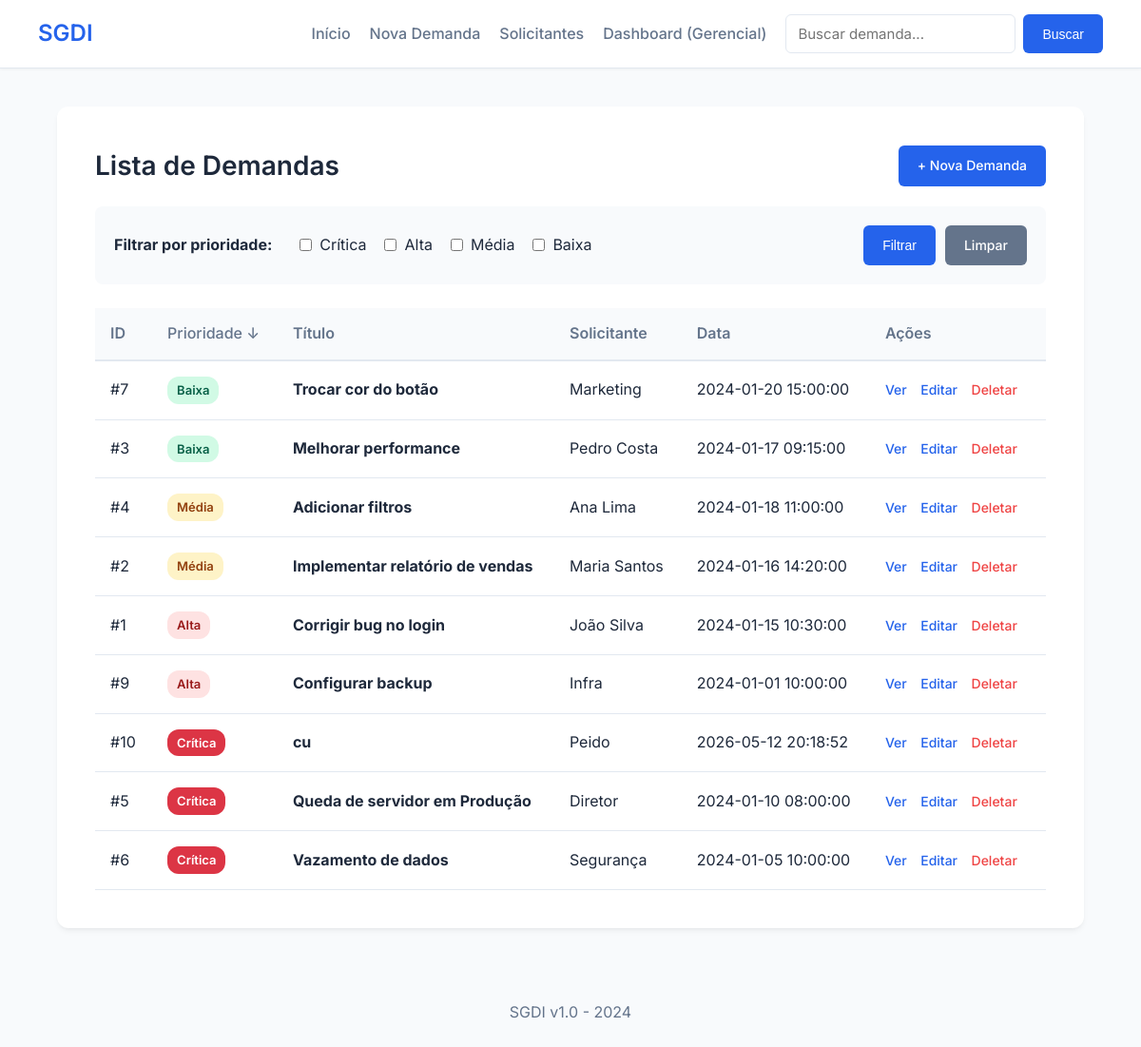
/?ordem=desc, run on the app's committed database.
### tables this page shows
CREATE TABLE demandas (
    id INTEGER PRIMARY KEY AUTOINCREMENT,
    titulo TEXT,
    descricao TEXT,
    solicitante TEXT,
    data_criacao TEXT,
    nivel_prioridade TEXT,
    status TEXT,
    responsavel TEXT,
    data_conclusao TEXT,
    prazo TEXT
);

### app.py (the view)
@app.route('/')
def index():
    prioridades = request.args.getlist('prioridade[]')
    ordem = request.args.get('ordem', 'asc')
    prioridades = [p.lower() for p in prioridades]
    conn = get_db()
    cursor = conn.cursor()
    query = "SELECT * FROM demandas"
    params = []
    if prioridades:
        placeholders = ','.join(['?'] * len(prioridades))
        query += f' WHERE LOWER(nivel_prioridade) IN ({placeholders})'
        params.extend(prioridades)
    order_clause = '''
        CASE
            WHEN LOWER(nivel_prioridade) IN ("crítica", "critica") THEN 1
            WHEN LOWER(nivel_prioridade) = "alta" THEN 2
            WHEN LOWER(nivel_prioridade) IN ("média","media") THEN 3
            WHEN LOWER(nivel_prioridade) = "baixa" THEN 4
            ELSE 5
        END
    '''
    if ordem == 'desc':
        query += f' ORDER BY {order_clause} DESC, data_criacao DESC'
    else:
        query += f' ORDER BY {order_clause} ASC, data_criacao DESC'
    demandas = cursor.execute(query, params).fetchall()
    conn.close()
    return render_template(
        'index.html',
        demandas=demandas,
        prioridades_selecionadas=request.args.getlist('prioridade[]'),
        ordem=ordem
    )

### app.py (called while the page is built)
def get_db():
    conn = sqlite3.connect('demandas.db')
    conn.row_factory = sqlite3.Row
    return conn

### templates/index.html (shortened to what this page needs)
{% extends "base.html" %}
{% block content %}
<div style="display: flex; justify-content: space-between; align-items: center; margin-bottom: 20px;">
    <h2 style="margin: 0;">Lista de Demandas</h2>
    <a href="/nova_demanda" class="btn">+ Nova Demanda</a>
</div>
<form method="get" action="/" class="filter-form">
    <strong>Filtrar por prioridade:</strong>
    <label>
        <input type="checkbox" name="prioridade[]" value="Crítica"
        {% if 'Crítica' in prioridades_selecionadas %}checked{% endif %}>
        Crítica
    </label>
    <label>
        <input type="checkbox" name="prioridade[]" value="Alta"
        {% if 'Alta' in prioridades_selecionadas %}checked{% endif %}>
        Alta
    </label>
    <label>
        <input type="checkbox" name="prioridade[]" value="Média"
        {% if 'Média' in prioridades_selecionadas %}checked{% endif %}>
        Média
    </label>
    <label>
        <input type="checkbox" name="prioridade[]" value="Baixa"
        {% if 'Baixa' in prioridades_selecionadas %}checked{% endif %}>
        Baixa
    </label>
    <div style="margin-left: auto; display: flex; gap: 10px;">
        <button type="submit">Filtrar</button>
        <a href="/" class="btn btn-secondary">Limpar</a>
    </div>
</form>
<table>
    <thead>
        <tr>
            <th>ID</th>
            <th>
                <a href="/?{% for p in prioridades_selecionadas %}prioridade[]={{p}}&{% endfor %}ordem={% if ordem == 'asc' %}desc{% else %}asc{% endif %}" style="color: inherit;">
                    Prioridade {% if ordem == 'asc' %}↑{% else %}↓{% endif %}
                </a>
            </th>
            <th>Título</th>
            <th>Solicitante</th>
            <th>Data</th>
            <th>Ações</th>
        </tr>
    </thead>
    <tbody>
        {% for demanda in demandas %}
        <tr>
            <td>#{{ demanda['id'] }}</td>
            <td>
                {% if demanda['nivel_prioridade']|lower in ['crítica','critica'] %}
                    <span class="badge badge-critica" style="background:#dc3545; color:#fff;">Crítica</span>
                {% elif demanda['nivel_prioridade']|lower == 'alta' %}
                    <span class="badge badge-alta">Alta</span>
                {% elif demanda['nivel_prioridade']|lower in ['média','media'] %}
                    <span class="badge badge-media">Média</span>
                {% else %}
                    <span class="badge badge-baixa">Baixa</span>
                {% endif %}
            </td>
            <td><strong>{{ demanda['titulo'] }}</strong></td>
            <td>{{ demanda['solicitante'] }}</td>
            <td>{{ demanda['data_criacao'] }}</td>
            <td class="action-links">
                <a href="/detalhes/{{ demanda['id'] }}">Ver</a>
                <a href="/editar/{{ demanda['id'] }}">Editar</a>
                <a href="/deletar/{{ demanda['id'] }}" class="delete-link">Deletar</a>
            </td>
        </tr>
        {% else %}
        <tr>
            <td colspan="6" style="text-align: center; color: var(--text-muted); padding: 30px;">Nenhuma demanda encontrada.</td>
        </tr>
        {% endfor %}
    </tbody>
</table>
{% endblock %}

### static/style.css (style rules this page uses)
:root { --primary-color: #2563eb; --primary-hover: #1d4ed8; --bg-color: #f8fafc; --card-bg: #ffffff; --text-main: #1e293b; --text-muted: #64748b; --border-color: #e2e8f0; --danger-color: #ef4444; --danger-hover: #dc2626; --success-color: #10b981; --warning-color: #f59e0b; }
body { font-family: 'Inter', sans-serif; background-color: var(--bg-color); color: var(--text-main); padding: 0; margin: 0; line-height: 1.6; display: flex; flex-direction: column; min-height: 100vh; }
h2 { margin-top: 0; color: var(--text-main); font-size: 28px; margin-bottom: 24px; font-weight: 600; }
button, .btn { background-color: var(--primary-color); color: white; padding: 10px 20px; border: none; border-radius: 6px; cursor: pointer; font-weight: 500; font-size: 14px; transition: background-color 0.2s, transform 0.1s; text-decoration: none; display: inline-block; }
button[type="button"], .btn-secondary { background-color: var(--text-muted); }
form label { display: block; margin-bottom: 6px; font-weight: 500; color: var(--text-main); }
.filter-form { background-color: var(--bg-color); padding: 20px; border-radius: 8px; display: flex; align-items: center; gap: 15px; margin-bottom: 25px; }
.filter-form label { margin: 0; display: flex; align-items: center; gap: 5px; cursor: pointer; font-weight: normal; }
.filter-form strong { margin-right: 10px; }
table { width: 100%; border-collapse: separate; border-spacing: 0; margin-top: 10px; }
th { text-align: left; padding: 14px 16px; background-color: var(--bg-color); color: var(--text-muted); font-weight: 600; border-bottom: 2px solid var(--border-color); }
td { padding: 16px; border-bottom: 1px solid var(--border-color); vertical-align: middle; }
tbody tr { transition: background-color 0.15s; }
table a { text-decoration: none; color: var(--primary-color); font-weight: 500; }
.action-links a { margin-right: 10px; font-size: 14px; }
.action-links a.delete-link { color: var(--danger-color); }
.badge { padding: 4px 10px; border-radius: 12px; font-size: 13px; font-weight: 600; display: inline-block; }
.badge-alta { background-color: #fee2e2; color: #991b1b; }
.badge-media { background-color: #fef3c7; color: #92400e; }
.badge-baixa { background-color: #d1fae5; color: #065f46; }

### data on the page
demandas: id "7", nivel_prioridade "Baixa", titulo "Trocar cor do botão", solicitante "Marketing", data_criacao "2024-01-20 15:00:00"
demandas: id "3", nivel_prioridade "Baixa", titulo "Melhorar performance", solicitante "Pedro Costa", data_criacao "2024-01-17 09:15:00"
demandas: id "4", nivel_prioridade "Média", titulo "Adicionar filtros", solicitante "Ana Lima", data_criacao "2024-01-18 11:00:00"
demandas: id "2", nivel_prioridade "Média", titulo "Implementar relatório de vendas", solicitante "Maria Santos", data_criacao "2024-01-16 14:20:00"
demandas: id "1", nivel_prioridade "Alta", titulo "Corrigir bug no login", solicitante "João Silva", data_criacao "2024-01-15 10:30:00"
demandas: id "9", nivel_prioridade "Alta", titulo "Configurar backup", solicitante "Infra", data_criacao "2024-01-01 10:00:00"
demandas: id "10", nivel_prioridade "Crítica", titulo "cu", solicitante "Peido", data_criacao "2026-05-12 20:18:52"
demandas: id "5", nivel_prioridade "Crítica", titulo "Queda de servidor em Produção", solicitante "Diretor", data_criacao "2024-01-10 08:00:00"
demandas: id "6", nivel_prioridade "Crítica", titulo "Vazamento de dados", solicitante "Segurança", data_criacao "2024-01-05 10:00:00"
